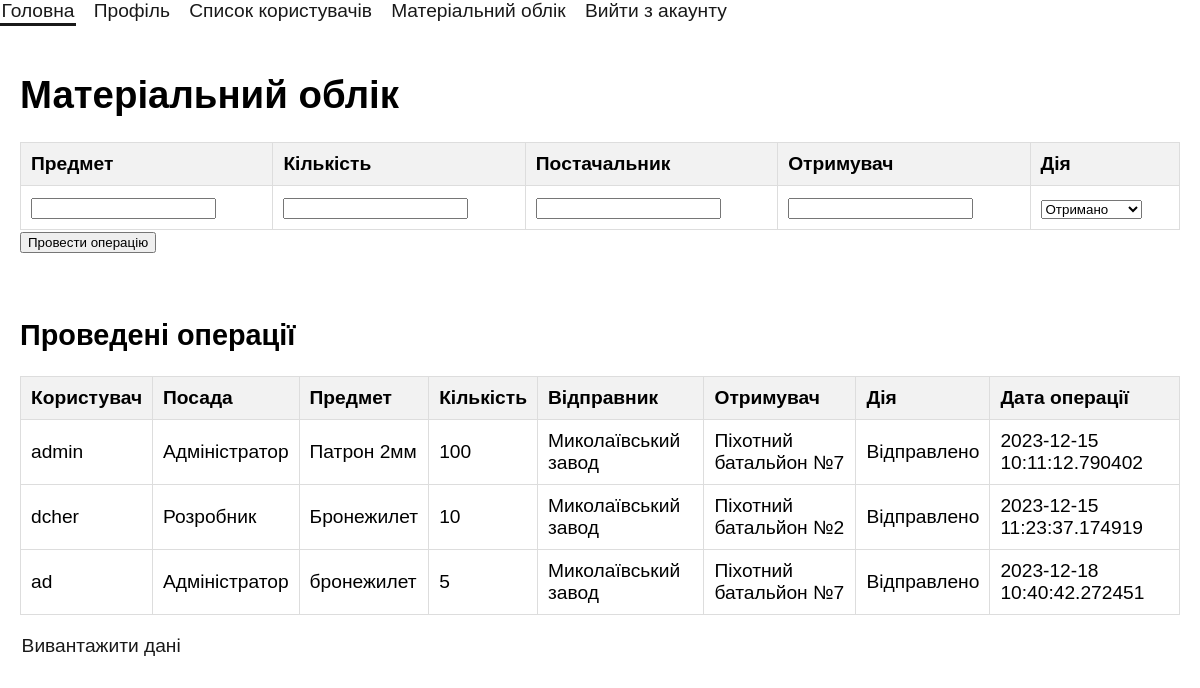
/material_accounting (signed in), run on the app's committed database.
### app.py (models this page shows)
class MaterialOperation(db.Model):
    id = db.Column(db.Integer, primary_key=True)
    user_id = db.Column(db.Integer, db.ForeignKey('user.id'), nullable=False)
    username = db.Column(db.String(50), nullable=False)
    position = db.Column(db.String(50), nullable=False)
    subject = db.Column(db.String(50), nullable=False)
    quantity = db.Column(db.Integer, nullable=False)
    sender = db.Column(db.String(50), nullable=False)
    receiver = db.Column(db.String(50), nullable=False)
    action = db.Column(db.String(20), nullable=False)
    timestamp = db.Column(db.DateTime, nullable=False, default=datetime.utcnow)

### app.py (the view, shortened to what this page needs)
@app.route('/material_accounting', methods=['GET', 'POST'])
@login_required
def material_accounting():
    operations = MaterialOperation.query.all()
    return render_template('material_accounting.html', operations=operations)

### app.py (called while the page is built)
@login_manager.user_loader
def load_user(user_id):
    return User.query.get(int(user_id))

### templates/material_accounting.html (shortened to what this page needs)
<!DOCTYPE html>
<html lang="en">
<head>
    <link rel="stylesheet" href="{{ url_for('static', filename='style.css') }}">
</head>
<body>
    <nav>
        <ul>
            <li><a href="{{ url_for('index') }}">Головна</a></li>
            {% if current_user.is_authenticated %}
                <li><a href="{{ url_for('profile') }}">Профіль</a></li>
                <li><a href="{{ url_for('all_users') }}">Список користувачів</a></li>
                <li><a href="{{ url_for('material_accounting') }}">Матеріальний облік</a></li>
                <li><a href="{{ url_for('logout') }}">Вийти з акаунту</a></li>
            {% else %}
                <li><a href="{{ url_for('login') }}">Авторизуватись</a></li>
                <li><a href="{{ url_for('register') }}">Реєстрація</a></li>
            {% endif %}
        </ul>
    </nav>
    <div class="content">
    <h1>Матеріальний облік</h1>
    <form method="post" action="">
    <table>
        <tr>
            <th>Предмет</th>
            <th>Кількість</th>
            <th>Поcтачальник</th>
            <th>Отримувач</th>
            <th>Дія</th>
        </tr>
        <tr>
            <td><input type="text" name="subject" required></td>
            <td><input type="number" name="quantity" required></td>
            <td><input type="text" name="sender" required></td>
            <td><input type="text" name="receiver" required></td>
            <td>
                <select name="action" required>
                    <option value="Отримано">Отримано</option>
                </select>
            </td>
        </tr>
    </table>
    <button type="submit">Провести операцію</button>
    </form>
    <br>
    <h2>Проведені операції</h2>
    <table>
        <tr>
            <th>Користувач</th>
            <th>Посада</th>
            <th>Предмет</th>
            <th>Кількість</th>
            <th>Відправник</th>
            <th>Отримувач</th>
            <th>Дія</th>
            <th>Дата операції</th>
        </tr>
        {% for operation in operations %}
            <tr>
                <td>{{ operation.username }}</td>
                <td>{{ operation.position }}</td>
                <td>{{ operation.subject }}</td>
                <td>{{ operation.quantity }}</td>
                <td>{{ operation.sender }}</td>
                <td>{{ operation.receiver }}</td>
                <td>{{ operation.action }}</td>
                <td>{{ operation.timestamp }}</td>
            </tr>
        {% endfor %}
    </table>
    <p><a href="{{ url_for('export_data') }}">Вивантажити дані</a></p>
    </div>
</body>
</html>

### static/style.css (style rules this page uses)
body { font-family:'Lucida Sans', 'Lucida Sans Regular', 'Lucida Grande', 'Lucida Sans Unicode', Geneva, Verdana, sans-serif; margin: 0; padding: 0; }
form { margin-bottom: 20px; }
.content { margin-top: 5px; padding: 20px; }
table { border-collapse: collapse; width: 100%; }
table, th, td { border: 1px solid #ddd; }
th, td { padding: 10px; text-align: left; }
th { background-color: #f2f2f2; }
:root { --color-shades-dark: rgb(25, 25, 25); --color-shades-light: rgb(165, 167, 175); --color-highlight: rgb(24, 54, 145); }
* { box-sizing: border-box; }
body { font-family: 'Lucida Sans', 'Lucida Sans Regular', 'Lucida Grande', 'Lucida Sans Unicode', Geneva, Verdana, sans-serif; font-size: 1.2rem; }
nav ul { display: flex; flex-wrap: wrap; gap: 1rem; list-style: none; margin: 0; padding: 0; }
a { --text-color: var(--color-shades-dark); border-block-end: 3px solid var(--border-color, transparent); color: var(--text-color); padding: 0.1rem; text-decoration: none; }

### data on the page
MaterialOperation: username "admin", position "Адміністратор", subject "Патрон 2мм", quantity "100", sender "Миколаївський завод", receiver "Піхотний батальйон №7", action "Відправлено", timestamp "2023-12-15 10:11:12.790402"
MaterialOperation: username "dcher", position "Розробник", subject "Бронежилет", quantity "10", sender "Миколаївський завод", receiver "Піхотний батальйон №2", action "Відправлено", timestamp "2023-12-15 11:23:37.174919"
MaterialOperation: username "ad", position "Адміністратор", subject "бронежилет", quantity "5", sender "Миколаївський завод", receiver "Піхотний батальйон №7", action "Відправлено", timestamp "2023-12-18 10:40:42.272451"
